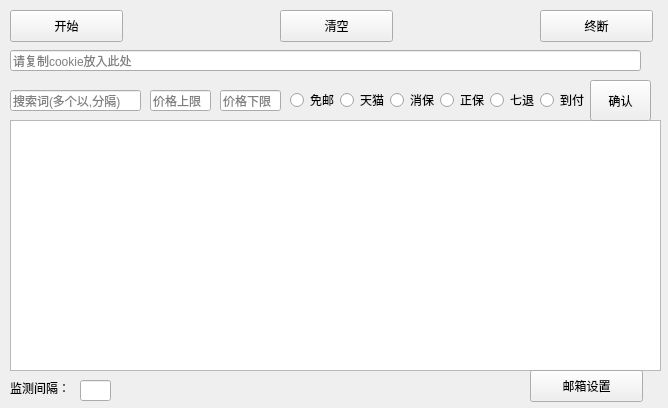
<?xml version="1.0" encoding="UTF-8"?>
<ui version="4.0">
 <class>Form</class>
 <widget class="QWidget" name="Form">
  <property name="geometry">
   <rect>
    <x>0</x>
    <y>0</y>
    <width>668</width>
    <height>408</height>
   </rect>
  </property>
  <property name="windowTitle">
   <string>Form</string>
  </property>
  <widget class="QPushButton" name="pushButton">
   <property name="geometry">
    <rect>
     <x>10</x>
     <y>10</y>
     <width>113</width>
     <height>32</height>
    </rect>
   </property>
   <property name="text">
    <string>开始</string>
   </property>
  </widget>
  <widget class="QPushButton" name="pushButton_2">
   <property name="geometry">
    <rect>
     <x>540</x>
     <y>10</y>
     <width>113</width>
     <height>32</height>
    </rect>
   </property>
   <property name="text">
    <string>终断</string>
   </property>
  </widget>
  <widget class="QTextEdit" name="textEdit">
   <property name="geometry">
    <rect>
     <x>10</x>
     <y>120</y>
     <width>651</width>
     <height>251</height>
    </rect>
   </property>
  </widget>
  <widget class="QLineEdit" name="lineEdit">
   <property name="geometry">
    <rect>
     <x>10</x>
     <y>90</y>
     <width>131</width>
     <height>21</height>
    </rect>
   </property>
   <property name="text">
    <string/>
   </property>
   <property name="placeholderText">
    <string>搜索词(多个以,分隔)</string>
   </property>
  </widget>
  <widget class="QLineEdit" name="lineEdit_2">
   <property name="geometry">
    <rect>
     <x>150</x>
     <y>90</y>
     <width>61</width>
     <height>21</height>
    </rect>
   </property>
   <property name="text">
    <string/>
   </property>
   <property name="placeholderText">
    <string>价格上限</string>
   </property>
  </widget>
  <widget class="QLineEdit" name="lineEdit_3">
   <property name="geometry">
    <rect>
     <x>10</x>
     <y>50</y>
     <width>631</width>
     <height>21</height>
    </rect>
   </property>
   <property name="inputMask">
    <string/>
   </property>
   <property name="text">
    <string/>
   </property>
   <property name="readOnly">
    <bool>false</bool>
   </property>
   <property name="placeholderText">
    <string>请复制cookie放入此处</string>
   </property>
  </widget>
  <widget class="QLineEdit" name="lineEdit_4">
   <property name="geometry">
    <rect>
     <x>220</x>
     <y>90</y>
     <width>61</width>
     <height>21</height>
    </rect>
   </property>
   <property name="text">
    <string/>
   </property>
   <property name="placeholderText">
    <string>价格下限</string>
   </property>
  </widget>
  <widget class="QPushButton" name="pushButton_3">
   <property name="geometry">
    <rect>
     <x>590</x>
     <y>80</y>
     <width>61</width>
     <height>41</height>
    </rect>
   </property>
   <property name="text">
    <string>确认</string>
   </property>
  </widget>
  <widget class="QPushButton" name="pushButton_5">
   <property name="geometry">
    <rect>
     <x>280</x>
     <y>10</y>
     <width>113</width>
     <height>32</height>
    </rect>
   </property>
   <property name="text">
    <string>清空</string>
   </property>
  </widget>
  <widget class="QRadioButton" name="radioButton">
   <property name="geometry">
    <rect>
     <x>290</x>
     <y>90</y>
     <width>51</width>
     <height>20</height>
    </rect>
   </property>
   <property name="text">
    <string>免邮</string>
   </property>
   <attribute name="buttonGroup">
    <string notr="true">buttonGroup</string>
   </attribute>
  </widget>
  <widget class="QRadioButton" name="radioButton_2">
   <property name="geometry">
    <rect>
     <x>340</x>
     <y>90</y>
     <width>51</width>
     <height>20</height>
    </rect>
   </property>
   <property name="text">
    <string>天猫</string>
   </property>
   <attribute name="buttonGroup">
    <string notr="true">buttonGroup</string>
   </attribute>
  </widget>
  <widget class="QRadioButton" name="radioButton_3">
   <property name="geometry">
    <rect>
     <x>390</x>
     <y>90</y>
     <width>51</width>
     <height>20</height>
    </rect>
   </property>
   <property name="text">
    <string>消保</string>
   </property>
   <attribute name="buttonGroup">
    <string notr="true">buttonGroup</string>
   </attribute>
  </widget>
  <widget class="QRadioButton" name="radioButton_4">
   <property name="geometry">
    <rect>
     <x>440</x>
     <y>90</y>
     <width>51</width>
     <height>20</height>
    </rect>
   </property>
   <property name="text">
    <string>正保</string>
   </property>
   <attribute name="buttonGroup">
    <string notr="true">buttonGroup</string>
   </attribute>
  </widget>
  <widget class="QRadioButton" name="radioButton_5">
   <property name="geometry">
    <rect>
     <x>490</x>
     <y>90</y>
     <width>51</width>
     <height>20</height>
    </rect>
   </property>
   <property name="text">
    <string>七退</string>
   </property>
   <attribute name="buttonGroup">
    <string notr="true">buttonGroup</string>
   </attribute>
  </widget>
  <widget class="QRadioButton" name="radioButton_6">
   <property name="geometry">
    <rect>
     <x>540</x>
     <y>90</y>
     <width>51</width>
     <height>20</height>
    </rect>
   </property>
   <property name="text">
    <string>到付</string>
   </property>
   <attribute name="buttonGroup">
    <string notr="true">buttonGroup</string>
   </attribute>
  </widget>
  <widget class="QLineEdit" name="lineEdit_6">
   <property name="geometry">
    <rect>
     <x>80</x>
     <y>380</y>
     <width>31</width>
     <height>21</height>
    </rect>
   </property>
   <property name="text">
    <string/>
   </property>
   <property name="placeholderText">
    <string/>
   </property>
  </widget>
  <widget class="QLabel" name="label_2">
   <property name="geometry">
    <rect>
     <x>10</x>
     <y>380</y>
     <width>60</width>
     <height>16</height>
    </rect>
   </property>
   <property name="text">
    <string>监测间隔：</string>
   </property>
  </widget>
  <widget class="QPushButton" name="pushButton_4">
   <property name="geometry">
    <rect>
     <x>530</x>
     <y>370</y>
     <width>113</width>
     <height>32</height>
    </rect>
   </property>
   <property name="text">
    <string>邮箱设置</string>
   </property>
  </widget>
 </widget>
 <resources/>
 <connections/>
 <buttongroups>
  <buttongroup name="buttonGroup">
   <property name="exclusive">
    <bool>false</bool>
   </property>
  </buttongroup>
 </buttongroups>
</ui>
